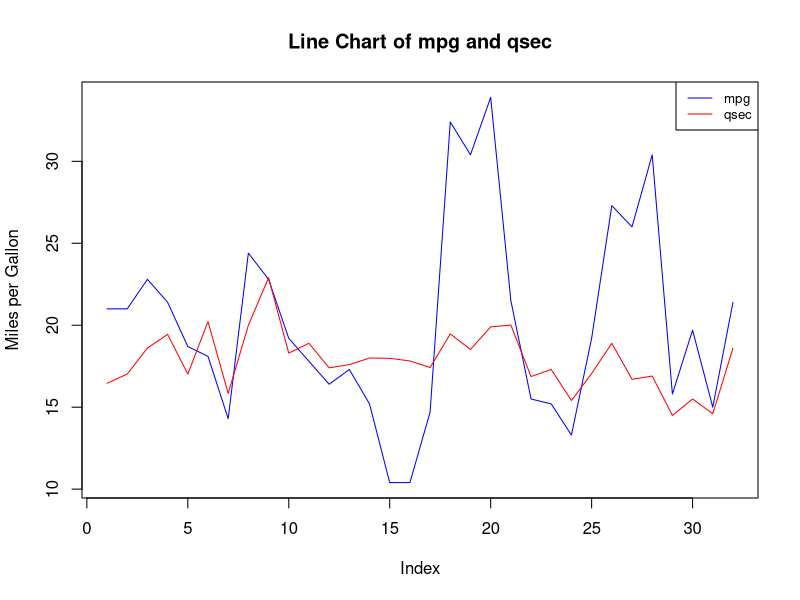

This chart was generated by the following R code:
data("mtcars")

plot(mtcars$mpg, type = "l", col = "blue", xlab = "Index", ylab = "Miles per Gallon", main = "Line Chart of mpg and qsec")
lines(mtcars$qsec, col = "red")
legend("topright", legend = c("mpg", "qsec"), col = c("blue", "red"), lty = 1, cex = 0.8)